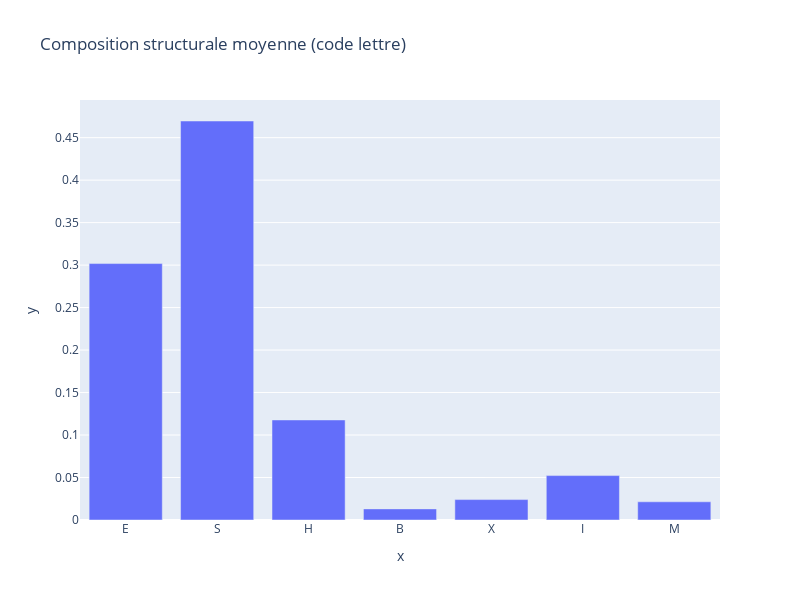

Source (notebook cell):
### Code cell
fig = px.bar(
    df,
    x= names, 
    y= values,
    orientation='v', 
    title='Composition structurale moyenne (code lettre)',
    height=600, 
    width=800
)
fig.show()

### Figure 1 — Plotly figure (JSON) as saved in the notebook; plotly's stock layout.template omitted (floating-point values rounded to 4 significant figures)
{"data": [{"alignmentgroup": "True", "hovertemplate": "x=%{x}<br>y=%{y}<extra></extra>", "legendgroup": "", "marker": {"color": "#636efa"}, "name": "", "offsetgroup": "", "orientation": "v", "showlegend": false, "textposition": "auto", "type": "bar", "x": ["E", "S", "H", "B", "X", "I", "M"], "xaxis": "x", "y": [0.3018, 0.4696, 0.1178, 0.01309, 0.02403, 0.05227, 0.02144], "yaxis": "y"}], "layout": {"barmode": "relative", "height": 600, "legend": {"tracegroupgap": 0}, "title": {"text": "Composition structurale moyenne (code lettre)"}, "width": 800, "xaxis": {"anchor": "y", "domain": [0, 1], "title": {"text": "x"}}, "yaxis": {"anchor": "x", "domain": [0, 1], "title": {"text": "y"}}}}
